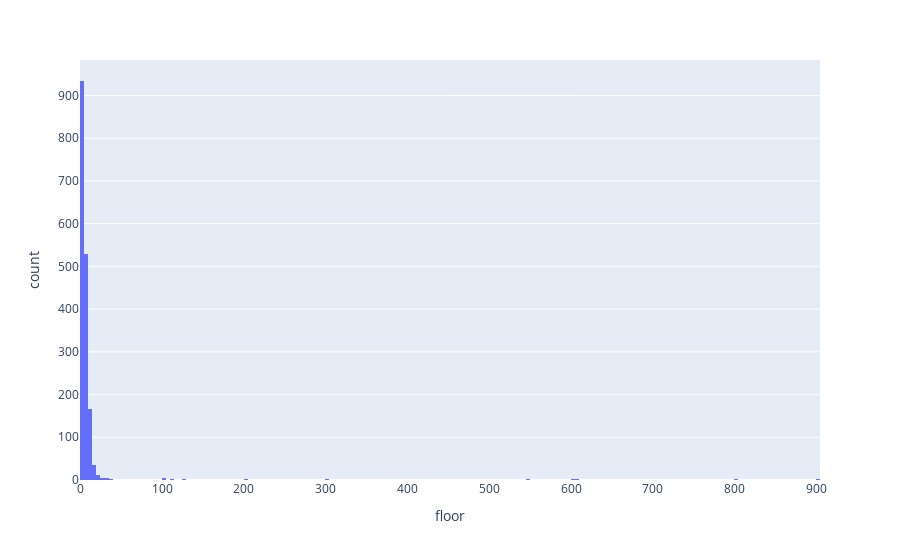

The code cell stored with this chart in its notebook:
### Markdown cell above
#### Columna 'floor'.

Una manera de imputar esta columna seria con REGEX pero las descripciones estan sucias y obtener los valores mediante un patron lo mas probable es que me traiga algunos valores incompletos o errados (por mas completo que este el patron de busqueda), por ejemplo usar un patron para obtener la cantidad de pisos podria ser usar las palabras "piso/s" o "planta/s" y esto me podria traer las siguientes coincidencias "planta baja", "pisos de madera", etc.

En este caso se puede observar una distribucion y valores anormales para los pisos. 

Ya que tiene valores muy irregulares y sin sentido, voy a proceder a dropear esta columna.

### Code cell
print(data['floor'].value_counts().index)
fig = px.histogram(data, x='floor')
fig.show()

### Figure 1 — Plotly figure (JSON) as saved in the notebook; plotly's stock layout.template omitted (floating-point values rounded to 4 significant figures; data arrays with more than 128 entries replaced by an {"elided": "..."} marker saying what was removed)
{"data": [{"alignmentgroup": "True", "bingroup": "x", "hovertemplate": "floor=%{x}<br>count=%{y}<extra></extra>", "legendgroup": "", "marker": {"color": "#636efa", "pattern": {"shape": ""}}, "name": "", "offsetgroup": "", "orientation": "v", "showlegend": false, "type": "histogram", "x": {"elided": "10565 int values"}, "xaxis": "x", "yaxis": "y"}], "layout": {"barmode": "relative", "legend": {"tracegroupgap": 0}, "margin": {"t": 60}, "xaxis": {"anchor": "y", "domain": [0, 1], "title": {"text": "floor"}}, "yaxis": {"anchor": "x", "domain": [0, 1], "title": {"text": "count"}}}}
